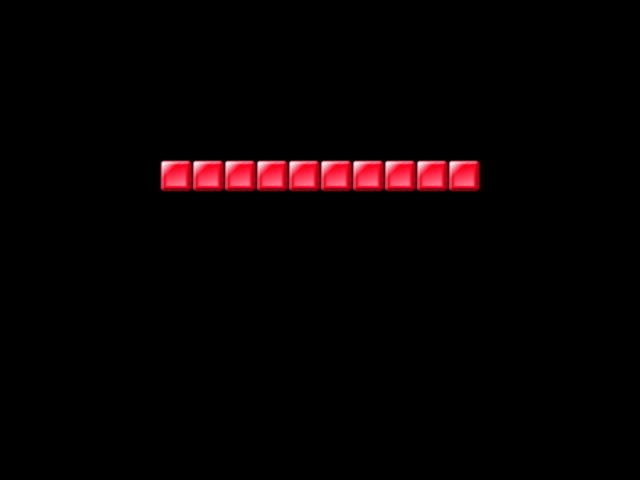

Rendered tile map (Tiled .tmx) drawn with the repository's tilesets; below, a short description and the map source with its tile grids summarised:
An orthogonal 20x15 tile map with 32x32 px tiles, 1 tile layer (Tile Layer 1).

<map version="1.0" tiledversion="2017.10.11" orientation="orthogonal" renderorder="right-down" width="20" height="15" tilewidth="32" tileheight="32" infinite="0" nextobjectid="7">
 <tileset firstgid="1" name="brick_sprite" tilewidth="32" tileheight="32" tilecount="6" columns="6">
  <image source="assets/brick_sprite.png" width="220" height="33" />
 </tileset>
 <layer name="Tile Layer 1" width="20" height="15">
  <data>[300 cells, 10 non-empty, 1 distinct tile ids]</data>
 </layer>
</map>
